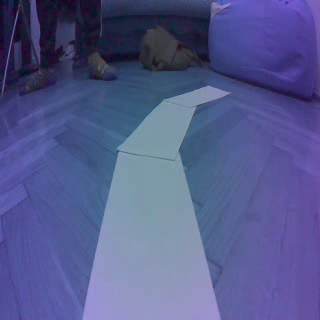
#> input picture frame 30 of Lane_detection/video/jetracer.avi, 320 x 320 px
$ python warp.py
#> lines starting #> are read from the running program, lines starting #| are printed output that depends on the picture; after the words box and inside, x2 and y2 are one past the last pixel; in counts of white or black regions, pixels touching at a corner belong together
import cv2
import numpy as np

def empty(a):
    pass

def initializeTrackbars(intialTracbarVals,wT=320, hT=320):
    cv2.namedWindow("Trackbars")
    cv2.resizeWindow("Trackbars", 360, 240)
    cv2.createTrackbar("Width Top", "Trackbars", intialTracbarVals[0],wT//2, empty)
    cv2.createTrackbar("Height Top", "Trackbars", intialTracbarVals[1], hT, empty)
    cv2.createTrackbar("Width Bottom", "Trackbars", intialTracbarVals[2],wT//2, empty)
    cv2.createTrackbar("Height Bottom", "Trackbars", intialTracbarVals[3], hT, empty)

def valTrackbars(wT=320, hT=320):
    widthTop = cv2.getTrackbarPos("Width Top", "Trackbars")
    heightTop = cv2.getTrackbarPos("Height Top", "Trackbars")
    widthBottom = cv2.getTrackbarPos("Width Bottom", "Trackbars")
    heightBottom = cv2.getTrackbarPos("Height Bottom", "Trackbars")
    points = np.float32([(widthTop, heightTop), (wT-widthTop, heightTop),
                      (widthBottom , heightBottom ), (wT-widthBottom, heightBottom)])
    return points

def warpImg (img,points,w,h,inv=False):
    pts1 = np.float32(points)
    pts2 = np.float32([[0,0],[w,0],[0,h],[w,h]])
    if inv:
        matrix = cv2.getPerspectiveTransform(pts2,pts1)
    else:
        matrix = cv2.getPerspectiveTransform(pts1,pts2)
    imgWarp = cv2.warpPerspective(img,matrix,(w,h))
    return imgWarp


def drawPoints(img,points):
    for x in range( 0,4):
        cv2.circle(img,(int(points[x][0]),int(points[x][1])),15,(0,0,255),cv2.FILLED)
    return img

def thresholding(img):
    hsv = cv2.cvtColor(img,cv2.COLOR_BGR2HSV)
    lowerWhite = np.array([45, 40, 148])
    upperWhite = np.array([155, 88, 255])
    maskedWhite= cv2.inRange(hsv,lowerWhite,upperWhite)
    return maskedWhite

def getLaneCurve(img):
    imgCopy = img.copy()
    imgThres = thresholding(img)
    hT, wT, c = img.shape
    points = valTrackbars()
    imgWarp = warpImg(img, points, wT, hT)
    imgWarpPoints = drawPoints(imgCopy, points)
    cv2.imshow('Thres', imgThres)
    cv2.imshow('Warp', imgWarp)
    cv2.imshow('WarpPoints', imgWarpPoints)


frameCounter = 0

if __name__ == '__main__':
    cap = cv2.VideoCapture('C:/Users/pawci/Desktop/air/testowanko/jetracer.avi')
    intialTracbarVals = [100,175,55,320]
    initializeTrackbars(intialTracbarVals)
    while True:
        frameCounter += 1
        if cap.get(cv2.CAP_PROP_FRAME_COUNT) == frameCounter:
            cap.set(cv2.CAP_PROP_POS_FRAMES, 0)
            frameCounter = 0

        ret, img = cap.read() # GET THE IMAGE
#> img is the input picture: shape (320, 320, 3); mean B, G, R 139.9, 89.5, 83.6
        img = cv2.resize(img,(320,320)) # RESIZE
        getLaneCurve(img)
#> in thresholding, `hsv = cv2.cvtColor(img,cv2.COLOR_BGR2HSV)`: hsv: shape (320, 320, 3); mean H, S, V 116.4, 112.4, 139.9
#> in thresholding, `maskedWhite= cv2.inRange(hsv,lowerWhite,upperWhite)`:
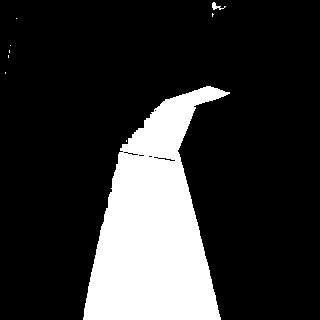
#> maskedWhite: shape (320, 320); 19.4% white; 9 white regions (7 under 20 px), largest, box (x1, y1, x2, y2) and area: (83, 86, 230, 320) 19824, (212, 2, 226, 10) 47
#> in warpImg, `imgWarp = cv2.warpPerspective(img,matrix,(w,h))`:
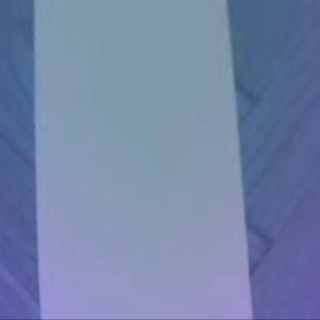
#> imgWarp: shape (320, 320, 3); mean B, G, R 167.8, 132.5, 115.3
        cv2.imshow('Video', img)
        if cv2.waitKey(1) == ord('q'):

#> (key q is pressed here)
            break
    cap.release()
    cv2.destroyAllWindows()

$ run again, starting later in the video
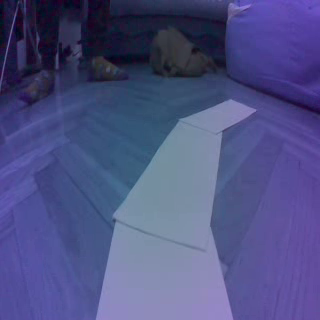
#> input picture frame 135 of Lane_detection/video/jetracer.avi, 320 x 320 px
#> img is the input picture: shape (320, 320, 3); mean B, G, R 130.8, 80.8, 77.2
#> hsv: shape (320, 320, 3); mean H, S, V 117.5, 117.2, 130.8
#> in thresholding, `maskedWhite= cv2.inRange(hsv,lowerWhite,upperWhite)`:
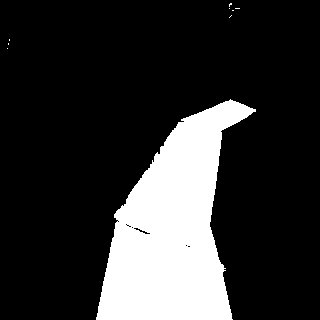
#> maskedWhite: shape (320, 320); 19.2% white; 9 white regions (8 under 20 px), largest, box (x1, y1, x2, y2) and area: (96, 99, 256, 320) 19625
#> in warpImg, `imgWarp = cv2.warpPerspective(img,matrix,(w,h))`:
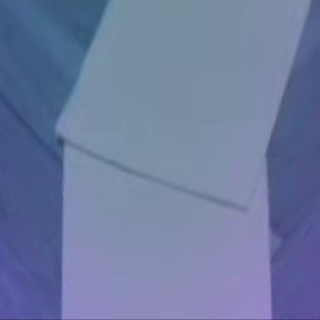
#> imgWarp: shape (320, 320, 3); mean B, G, R 159.4, 122.7, 108.6

$ run again, starting later in the video
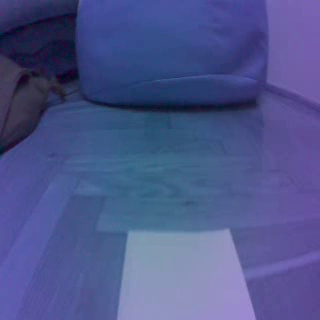
#> input picture frame 241 of Lane_detection/video/jetracer.avi, 320 x 320 px
#> img is the input picture: shape (320, 320, 3); mean B, G, R 139.1, 85.1, 76
#> hsv: shape (320, 320, 3); mean H, S, V 116.2, 124.9, 139.1
#> in thresholding, `maskedWhite= cv2.inRange(hsv,lowerWhite,upperWhite)`:
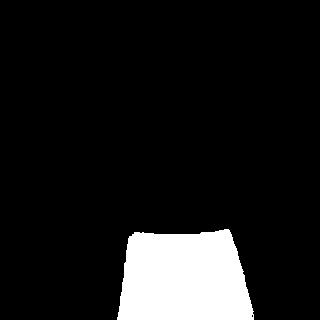
#> maskedWhite: shape (320, 320); 10.3% white; 1 white region, box (x1, y1, x2, y2) and area: (117, 229, 254, 320) 10508
#> in warpImg, `imgWarp = cv2.warpPerspective(img,matrix,(w,h))`:
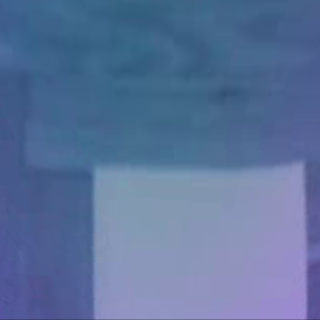
#> imgWarp: shape (320, 320, 3); mean B, G, R 155.3, 114.2, 91
